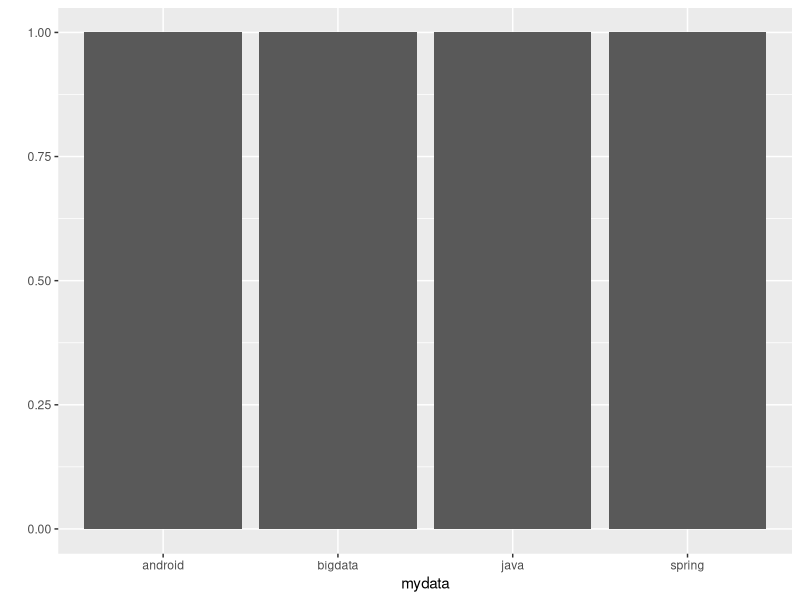
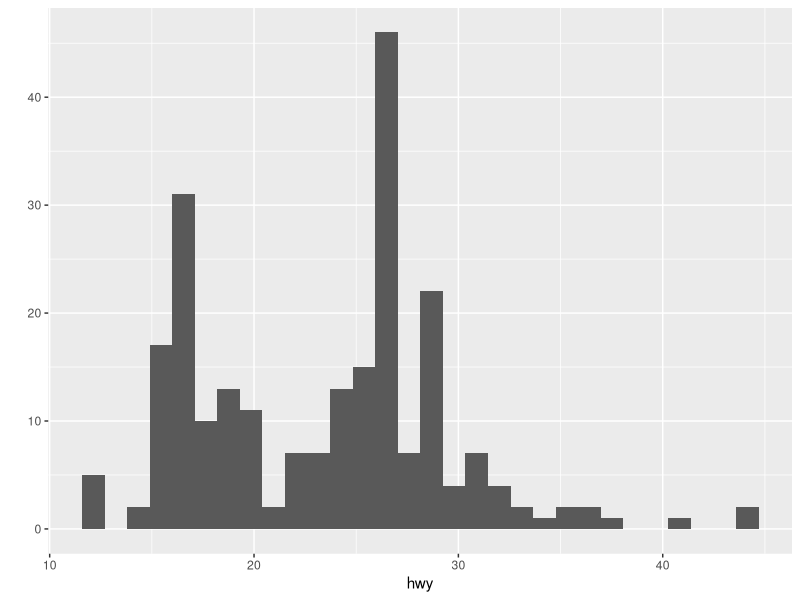
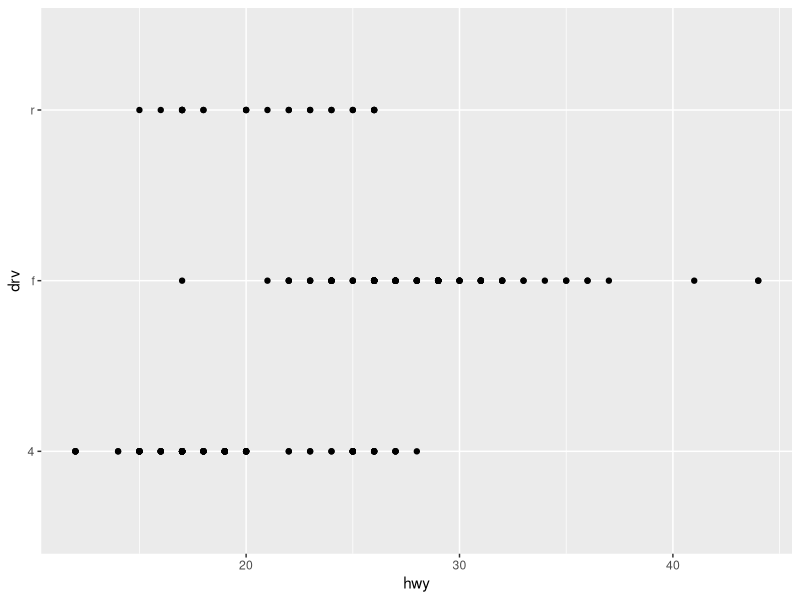
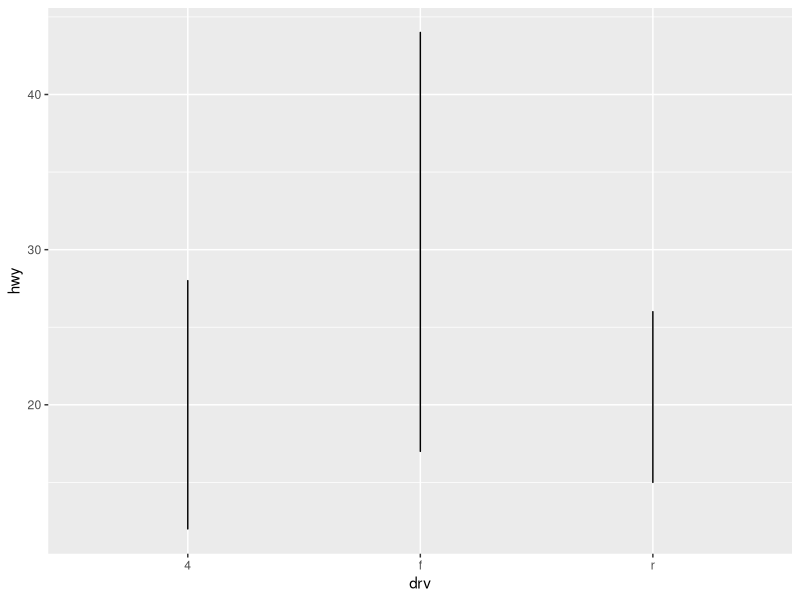
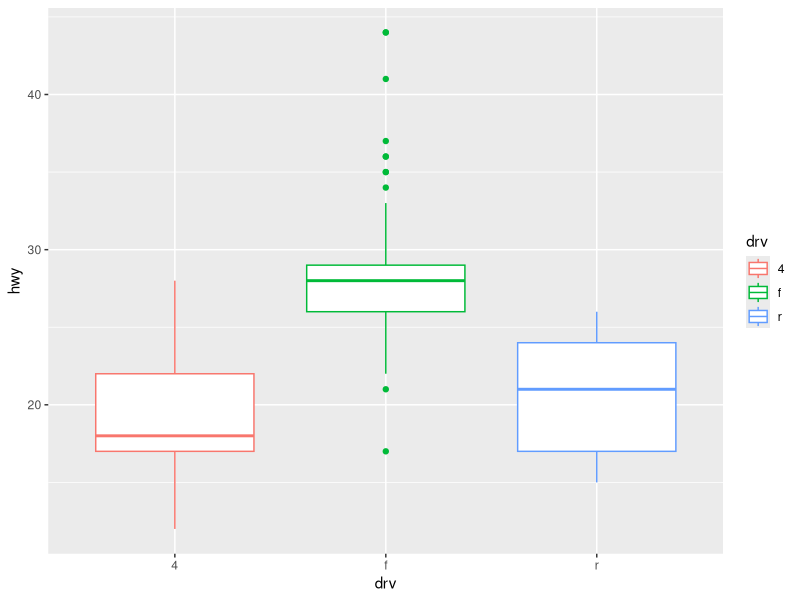

Recreate these plots in R, in order.
install.packages("ggplot2")
library("ggplot2")
mydata <- c("java","spring","bigdata","android")
qplot(mydata)
qplot(data=mpg,x=hwy)
qplot(data=mpg,x=hwy,y=drv)
qplot(data=mpg,x=drv,y=hwy,geom = "line")
qplot(data=mpg,x=drv,y=hwy,geom="boxplot",color=drv)

mpg
